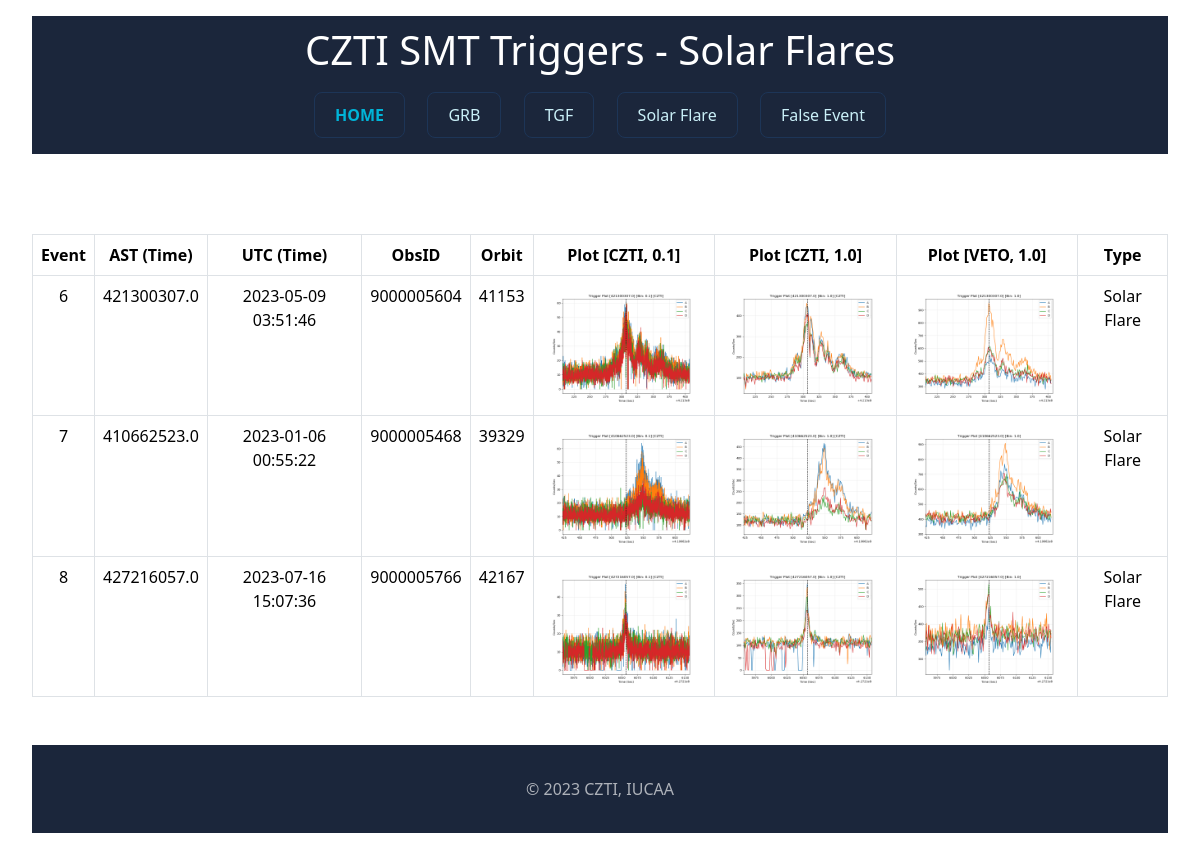
The page /solar on the database its author committed.
### tables this page shows
CREATE TABLE events (event_id INTEGER PRIMARY KEY AUTOINCREMENT, event_obsid TEXT, event_orbit TEXT, event_ast TEXT, event_utc TEXT, event_type TEXT);

### app.py (the view)
@app.route("/solar")
def solar_page():
    rows = getdatadb()
    return render_template('solar.html', elem=rows)

### app.py (called while the page is built)
def getdatadb():
    conn = sqlite3.connect(DATABASE)
    cursor = conn.cursor()
    query = "SELECT * FROM events;"
    cursor.execute(query)
    dbrow = cursor.fetchall()
    columns = [desc[0] for desc in cursor.description]
    rowdata = []
    for row in dbrow:
        row_dict = dict(zip(columns, row))
        rowdata.append(row_dict)
    cursor.close()
    conn.close()
    return rowdata

### templates/solar.html (shortened to what this page needs)
<!DOCTYPE html>
<html lang="en">
<head>
    <link href="https://cdn.jsdelivr.net/npm/bootstrap@5.3.2/dist/css/bootstrap.min.css" rel="stylesheet">
</head>
<body>
    <nav>
        <h1>CZTI SMT Triggers - Solar Flares</h1>
        <div class="info-section">
            <a href="{{ url_for('hello_czti') }}" class="button home-button">HOME</a>
            <a href="{{ url_for('grb_page') }}" class="button">GRB</a>
            <a href="{{ url_for('tgf_page') }}" class="button">TGF</a>
            <a href="{{ url_for('solar_page') }}" class="button">Solar Flare</a>
            <a href="{{ url_for('false_page') }}" class="button">False Event</a>
        </div>
    </nav>
    <div class="table-responsive">
        <table class="table table-hover table-bordered">
            <thead>
                <tr>
                    <th>Event</th>
                    <th>AST (Time)</th>
                    <th>UTC (Time)</th>
                    <th>ObsID</th>
                    <th>Orbit</th>
                    <th>Plot [CZTI, 0.1]</th>
                    <th>Plot [CZTI, 1.0]</th>
                    <th>Plot [VETO, 1.0]</th>
                    <th>Type</th>
                </tr>
            </thead>
            <tbody>
                {% for val in elem %}
                    {% if val['event_type'] == 'Solar Flare' %}
                        <tr>
                            <td>{{val['event_id']}}</td>
                            <td>{{val['event_ast']}}</td>
                            <td>{{val['event_utc']}}</td>
                            <td>{{val['event_obsid'][20:30]}}</td>
                            <td>{{val['event_orbit']}}</td>
                            <td><img src="static/{{val['event_ast']}}/{{val['event_ast']}}_0.1_CZTI.png"></td>
                            <td><img src="static/{{val['event_ast']}}/{{val['event_ast']}}_1.0_CZTI.png"></td>
                            <td><img src="static/{{val['event_ast']}}/{{val['event_ast']}}_1.0_VETO.png"></td>
                            <td>{{val['event_type']}}</td>
                        </tr>
                    {% endif %}
                {% endfor %}
            </tbody>
        </table>
    </div>
    <footer>
        <p>&copy; 2023 CZTI, IUCAA</p>
    </footer>
</body>
</html>

### templates/solar.html (style rules this page uses)
html { height: 100%; }
body { min-height: 100%; display: flex; flex-direction: column; margin: 0; }
h1 { text-align: center; padding: 34px; }
nav { margin: 16px 32px 64px 32px; background-color: #1b263b; color: white; }
h1 { text-align: center; padding: 10px 32px 2px 32px; margin: 0; }
.info-section { display: flex; padding: 16px; margin: 0px 256px 0px 256px; justify-content: space-between; }
.button { padding: 10px 20px; margin: 0 10px; text-decoration: none; color: #caf0f8; background-color: #1b263b; border: 1px solid #1d3557; border-radius: 8px; cursor: pointer; transition: background-color 0.3s ease; }
.home-button { font-weight: bold; color: #00b4d8; }
.table-responsive { margin: 16px 32px 32px 32px; text-align: center; }
.table-responsive img { width: 100%; }
td:nth-child(6), td:nth-child(7), td:nth-child(8) { width: 16%; white-space: nowrap; }
footer { padding: 32px; margin: 32px 32px 16px 32px; color: rgba(255, 255, 255, 0.644); text-align: center; background-color: #1b263b; margin-top: auto; }
footer p { margin: 0; }

### rows shown on the page
events: event_id "6", event_ast "421300307.0", event_utc "2023-05-09 03:51:46", event_obsid "9000005604", event_orbit "41153", event_ast (picture), event_type "Solar Flare"
events: event_id "7", event_ast "410662523.0", event_utc "2023-01-06 00:55:22", event_obsid "9000005468", event_orbit "39329", event_ast (picture), event_type "Solar Flare"
events: event_id "8", event_ast "427216057.0", event_utc "2023-07-16 15:07:36", event_obsid "9000005766", event_orbit "42167", event_ast (picture), event_type "Solar Flare"
